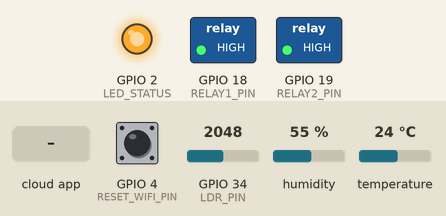
This sketch was run on a simulated ESP32. On the bench: switched loads named in the sketch (green lamp = pin HIGH), output pins drawn as LEDs (lit = HIGH). The test bench sets the inputs (shaded band); at power-on: GPIO 4 (RESET_WIFI_PIN) HIGH, GPIO 34 (LDR_PIN) = 2048, humidity 55 %, temperature 24 °C. WiFi joins after 1.5 s; servers stay silent unless stated; the local clock reads 2024-03-15 10:24:30 at power-on unless the sketch sets it; the Firebase database answers and starts empty; what the sketch prints to the serial monitor is not drawn.

Above: at 4.8 s.
4.9 s: the phone or cloud app sets auto_mode to 1
At 6.6 s:
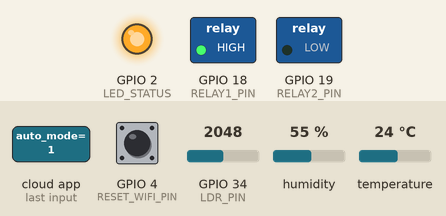
6.9 s: the phone or cloud app sets auto_fan_temp to 50
At 11.7 s:
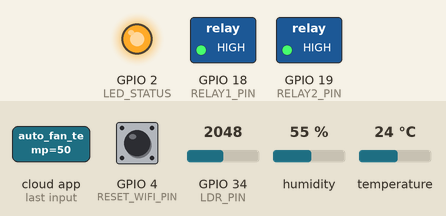
12.1 s: the phone or cloud app sets auto_fan_temp to 0
At 16.6 s:
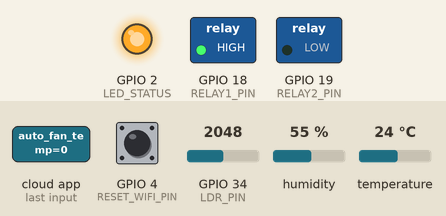
16.9 s: the phone or cloud app sets auto_fan_temp to 100
At 21.8 s:
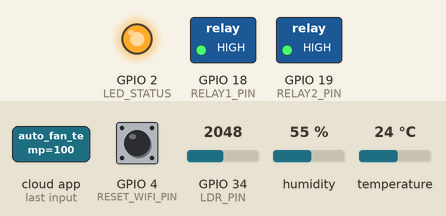
Timing chart, 0 to 22.9 s (numbered marks = the images above; inputs shaded):
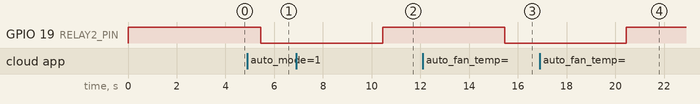

Measured:
- after the input at 4.9 s, GPIO 19 (RELAY2_PIN): HIGH → LOW after 0.56 s
- after the input at 6.9 s, GPIO 19 (RELAY2_PIN): LOW → HIGH after 3.6 s
- after the input at 12.1 s, GPIO 19 (RELAY2_PIN): HIGH → LOW after 3.4 s
- after the input at 16.9 s, GPIO 19 (RELAY2_PIN): LOW → HIGH after 3.6 s

The sketch:

arduino_firmware.ino
```cpp
#include <WiFi.h>
#include <WiFiManager.h>
#include <Firebase_ESP_Client.h>
#include "addons/TokenHelper.h"
#include "addons/RTDBHelper.h"
#include <DHT.h>
#include <time.h>          // เพิ่ม

#define API_KEY      "AIzaSyDON7jYsScQaKeFagtP1iedfkE2ORGcL7A"
#define DATABASE_URL "https://iot-dashboard-ea658-default-rtdb.asia-southeast1.firebasedatabase.app"

#define RELAY1_PIN     18
#define RELAY2_PIN     19
#define DHTPIN         27
#define DHTTYPE        DHT22
#define LDR_PIN        34
#define LED_STATUS     2
#define RESET_WIFI_PIN 4

DHT dht(DHTPIN, DHTTYPE);

FirebaseData fbdo;
FirebaseData streamFbdo;
FirebaseAuth auth;
FirebaseConfig config;
bool signupOK = false;

#define PATH_SENSORS  "/iot_system/sensors"
#define PATH_CONTROLS "/iot_system/controls"
#define PATH_SETTINGS "/iot_system/settings"

unsigned long previousMillis = 0;
const long interval = 5000;

float temp          = 0.0;
float hum           = 0.0;
int   light_percent = 0;
bool  relay1_state  = false;
bool  relay2_state  = false;
bool  auto_mode     = false;
float auto_fan_temp = 30.0;
// เพิ่มตัวแปรจับเวลา history
unsigned long lastHistoryMs = 0;
const long historyInterval  = 60000;  // push ทุก 1 นาที

// ---- ดึง epoch ms จาก NTP ----
uint64_t getEpochMs() {
  struct timeval tv;
  gettimeofday(&tv, nullptr);
  return (uint64_t)tv.tv_sec * 1000ULL + (uint64_t)tv.tv_usec / 1000ULL;
}

bool isTimeReady() {
  return time(nullptr) > 1700000000UL;
}

void pushHistory() {
  if (!Firebase.ready() || !signupOK) return;
  if (!isTimeReady()) return;

  unsigned long now = millis();
  if (now - lastHistoryMs < historyInterval) return;
  lastHistoryMs = now;

  FirebaseJson json;
  json.set("temperature",   temp);
  json.set("humidity",      hum);
  json.set("light_percent", light_percent);
  json.set("timestamp",     (double)getEpochMs());

  if (Firebase.RTDB.pushJSON(&fbdo, "/iot_system/history", &json)) {
    Serial.println("History pushed OK");
  } else {
    Serial.printf("History push failed: %s\n", fbdo.errorReason().c_str());
  }
}

void streamCallback(FirebaseStream data) {
  String path = data.dataPath();
  String type = data.dataType();

  if (type == "boolean") {
    if (path == "/relay_1") {
      relay1_state = data.boolData();
      digitalWrite(RELAY1_PIN, relay1_state ? LOW : HIGH);
      Serial.printf("[STREAM] relay_1 = %s\n", relay1_state ? "ON" : "OFF");
    } else if (path == "/relay_2") {
      relay2_state = data.boolData();
      if (!auto_mode) digitalWrite(RELAY2_PIN, relay2_state ? LOW : HIGH);
      Serial.printf("[STREAM] relay_2 = %s\n", relay2_state ? "ON" : "OFF");
    }
  } else if (type == "json") {
    FirebaseJson* json = data.to<FirebaseJson*>();
    if (!json) return;
    FirebaseJsonData jd;
    if (json->get(jd, "relay_1") && jd.success) {
      relay1_state = jd.boolValue;
      digitalWrite(RELAY1_PIN, relay1_state ? LOW : HIGH);
    }
    if (json->get(jd, "relay_2") && jd.success) {
      relay2_state = jd.boolValue;
      if (!auto_mode) digitalWrite(RELAY2_PIN, relay2_state ? LOW : HIGH);
    }
  }
}

void streamTimeoutCallback(bool timeout) {
  if (timeout) Serial.println("[STREAM] timeout");
}

void setup() {
  Serial.begin(115200);

  pinMode(RELAY1_PIN,     OUTPUT);
  pinMode(RELAY2_PIN,     OUTPUT);
  pinMode(LED_STATUS,     OUTPUT);
  pinMode(RESET_WIFI_PIN, INPUT_PULLUP);

  digitalWrite(RELAY1_PIN, HIGH);
  digitalWrite(RELAY2_PIN, HIGH);

  dht.begin();

  WiFiManager wm;
  if (digitalRead(RESET_WIFI_PIN) == LOW) {
    Serial.println("Resetting WiFi...");
    wm.resetSettings();
  }
  if (!wm.autoConnect("(´。＿。｀)")) {
    delay(3000);
    ESP.restart();
  }

  Serial.println("WiFi Connected!");
  digitalWrite(LED_STATUS, HIGH);

  // ---- sync NTP ทันทีหลัง WiFi เชื่อมสำเร็จ ----
  configTime(0, 0, "pool.ntp.org", "time.google.com");
  Serial.print("Waiting for NTP");
  while (!isTimeReady()) {
    Serial.print(".");
    delay(500);
  }
  Serial.printf("\nNTP ready: %llu ms\n", getEpochMs());

  delay(2000);  // รอ DHT22

  config.api_key      = API_KEY;
  config.database_url = DATABASE_URL;

  if (Firebase.signUp(&config, &auth, "", "")) {
    Serial.println("Firebase: login OK");
    signupOK = true;
  } else {
    Serial.printf("Firebase login failed: %s\n",
                  config.signer.signupError.message.c_str());
  }

  config.token_status_callback = tokenStatusCallback;
  Firebase.begin(&config, &auth);
  Firebase.reconnectWiFi(true);

  if (Firebase.RTDB.beginStream(&streamFbdo, PATH_CONTROLS)) {
    Firebase.RTDB.setStreamCallback(&streamFbdo, streamCallback, streamTimeoutCallback);
    Serial.println("Stream controls ready");
  }
}

void loop() {
  Firebase.RTDB.readStream(&streamFbdo);

  unsigned long now = millis();
  if (now - previousMillis < interval) return;
  previousMillis = now;

  float newTemp = dht.readTemperature();
  float newHum  = dht.readHumidity();

  if (isnan(newTemp) || isnan(newHum)) {
    Serial.println("DHT read failed");
  } else {
    temp = newTemp;
    hum  = newHum;

    int ldr_raw = analogRead(LDR_PIN);
    light_percent = constrain(map(ldr_raw, 4095, 0, 0, 100), 0, 100);

    Serial.printf("T=%.1f H=%.1f L=%d ts=%llu\n",
                  temp, hum, light_percent, getEpochMs());

    uploadSensors();
    pushHistory();   // ← เพิ่มบรรทัดนี้
    pollSettings();
  }

  checkSmartAuto();
}

void uploadSensors() {
  if (!Firebase.ready() || !signupOK) return;
  if (!isTimeReady()) {
    Serial.println("NTP not ready, skip upload");
    return;
  }

  FirebaseJson json;
  json.set("temperature",   temp);
  json.set("humidity",      hum);
  json.set("light_percent", light_percent);
  json.set("timestamp",     (double)getEpochMs());  // ← ms จริงจาก NTP

  if (Firebase.RTDB.updateNode(&fbdo, PATH_SENSORS, &json)) {
    Serial.println("Upload OK");
  } else {
    Serial.printf("Upload failed: %s\n", fbdo.errorReason().c_str());
  }
}

void pollSettings() {
  if (!Firebase.ready() || !signupOK) return;

  if (Firebase.RTDB.getBool(&fbdo, "/iot_system/settings/auto_mode"))
    auto_mode = fbdo.boolData();

  if (Firebase.RTDB.getFloat(&fbdo, "/iot_system/settings/auto_fan_temp"))
    auto_fan_temp = fbdo.floatData();
}

void checkSmartAuto() {
  if (!auto_mode) return;

  if (temp >= auto_fan_temp && !relay2_state) {
    relay2_state = true;
    digitalWrite(RELAY2_PIN, LOW);
    if (Firebase.ready() && signupOK)
      Firebase.RTDB.setBool(&fbdo, "/iot_system/controls/relay_2", true);
    Serial.println("Auto: พัดลมเปิด");
  } else if (temp < (auto_fan_temp - 2.0) && relay2_state) {
    relay2_state = false;
    digitalWrite(RELAY2_PIN, HIGH);
    if (Firebase.ready() && signupOK)
      Firebase.RTDB.setBool(&fbdo, "/iot_system/controls/relay_2", false);
    Serial.println("Auto: พัดลมปิด");
  }
}
```
